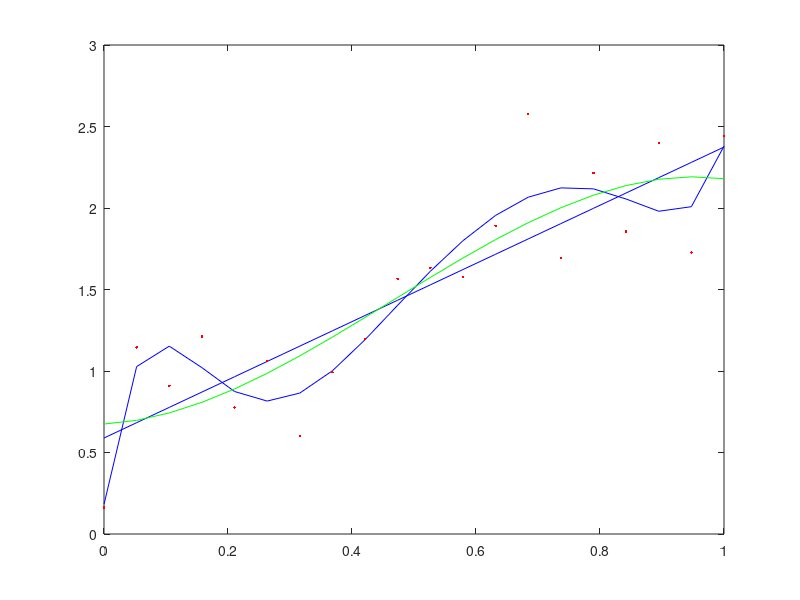
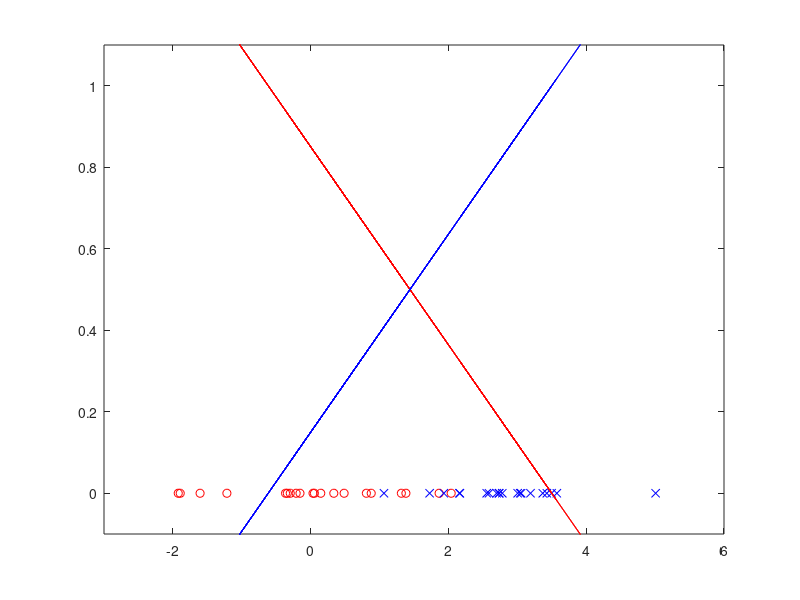

Write MATLAB code to recreate these figures, in order. (Note: this script raises an error after producing the figures.)
clear
close all

% linear regression
load regression_dataset
Z = [ones(N,1) x'];
W = inv(Z'*Z)*Z'*y'  % w = (XT*X)-1 XT * T
plot(x,y, 'r.'), hold on
plot(x, W(1) + W(2)*x, 'b')

% polynomial (linear) regression
Z = [ones(N,1) x' x'.^2 x'.^3 x'.^4 x'.^5 x'.^6 x'.^7];
W = inv(Z'*Z)*Z'*y'
plot(x,y, 'r.'), hold on
plot(x, W(1) + W(2)*x + W(3)*x.^2 + W(4)*x.^3 + W(5)*x.^4 + W(6)*x.^5 + W(7)*x.^6 + W(8)*x.^7, 'b')

% polynomial (linear) regression
Z = [ones(N,1) x' x'.^2 x'.^3];
W = inv(Z'*Z)*Z'*y'
plot(x,y, 'r.'), hold on
plot(x, W(1) + W(2)*x + W(3)*x.^2 + W(4)*x.^3, 'g')


clear
% classification - 1-of-K coding.. training phase
load classification_trainset
t(:,1) = [ones(N1,1) ; zeros(N2,1)];
t(:,2) = [zeros(N1,1) ; ones(N2,1)];
Z = [x ones(N1+N2,1)];
W = inv(Z'*Z)*Z'*t
figure, plot(x1, zeros(N1,1), 'ro'), hold on, plot(x2, zeros(N2,1), 'bx')
axis([-3 6 -.1 1.1])
plot(x, W(1,1)*x + W(2,1), 'r')
plot(x, W(1,2)*x + W(2,2), 'b')

% finding training set error / confusion matrix
y_est = W'*[x1 x2; ones(1,N1+N2)];
[max_val,max_id] = max(y_est); % find max. values
t_est = max_id - 1 ;
confmat([t1 t2]', t_est') % uses PRTools

% classification - testing
load classification_testset
plot(x1, zeros(N1,1), 'ro', 'MarkerSize', 20)
plot(x2, zeros(N2,1), 'bx', 'MarkerSize', 20)

% finding testing set error / confusion matrix
y_est = W'*[x1 x2; ones(1,N1+N2)]
[max_val,max_id] = max(y_est); % find max. values
t_est = max_id - 1 ; % id is 1,2,3.. in matlab - not 0,1,2..
confmat(t, t_est') % as expected, lower error on training set than test set..

 
%%% Problems with the linear discriminant..
% eg. outliers 
clear
load classification_trainset
t(:,1) = [ones(N1,1) ; zeros(N2,1)];
t(:,2) = [zeros(N1,1) ; ones(N2,1)];
Z = [x ones(N1+N2,1)];
x_outlier = -12;
x_outlier2 = -10;
Z = [Z; x_outlier 1; x_outlier2 1];    % add outlier
t = [t; 0 1; 0 1];       % to class 2
W = inv(Z'*Z)*Z'*t
figure, 
plot(x1, zeros(N1,1), 'ro'), hold on, plot(x2, zeros(N2,1), 'bx')
plot(x_outlier, 0, 'kd')
plot(x_outlier2, 0, 'kd')
axis([-15 6 -.1 1.1])
plot(x, W(1,1)*x + W(2,1), 'r') % observe - decision boundary moved a lot..
plot(x, W(1,2)*x + W(2,2), 'b')



% 2D example - classification
clear
load classification_2D_dataset
figure, scatter(x1, y1, 'r'), hold on, scatter(x2,y2, 'b')
t(:,1) = [ones(N1,1) ; zeros(N2,1)];
t(:,2) = [zeros(N1,1) ; ones(N2,1)];
Z = [[x1;x2] [y1;y2] ones(N1+N2,1)];
W = inv(Z'*Z)*Z'*t
y_est = Z*W;
[max_val,max_id] = max(y_est'); % find max. values
t_est = max_id - 1 ; % id is 1,2,3.. in matlab - not 0,1,2..
scatter(x1(t_est(1:N1)==1), y1(t_est(1:N1)==1), 'bx')
scatter(x2(t_est(N1+1:end)==0), y2(t_est(N1+1:end)==0), 'rx')
% decision boundary
dwx = W(1,1)-W(1,2); dwy = W(2,1)-W(2,2); dwbias = W(3,1)-W(3,2);
xdecbound = linspace(-2,3,30); % simply plotpoints
plot(xdecbound, -(dwx/dwy)*xdecbound - (dwbias/dwy), 'k') 

% 2D example - classification
clear
load classification_2D_dataset_large
figure, scatter(x1, y1, 'r'), hold on, scatter(x2,y2, 'b')
t(:,1) = [ones(N1,1) ; zeros(N2,1)];
t(:,2) = [zeros(N1,1) ; ones(N2,1)];
Z = [[x1;x2] [y1;y2] ones(N1+N2,1)];
W = inv(Z'*Z)*Z'*t
y_est = Z*W;
[max_val,max_id] = max(y_est'); % find max. values
t_est = max_id - 1 ; % id is 1,2,3.. in matlab - not 0,1,2..
scatter(x1(t_est(1:N1)==1), y1(t_est(1:N1)==1), 'bx')
scatter(x2(t_est(N1+1:end)==0), y2(t_est(N1+1:end)==0), 'rx')
% decision boundary
dwx = W(1,1)-W(1,2); dwy = W(2,1)-W(2,2); dwbias = W(3,1)-W(3,2);
xdecbound = linspace(-2,3,30); % simply plotpoints
plot(xdecbound, -(dwx/dwy)*xdecbound - (dwbias/dwy), 'k') 
